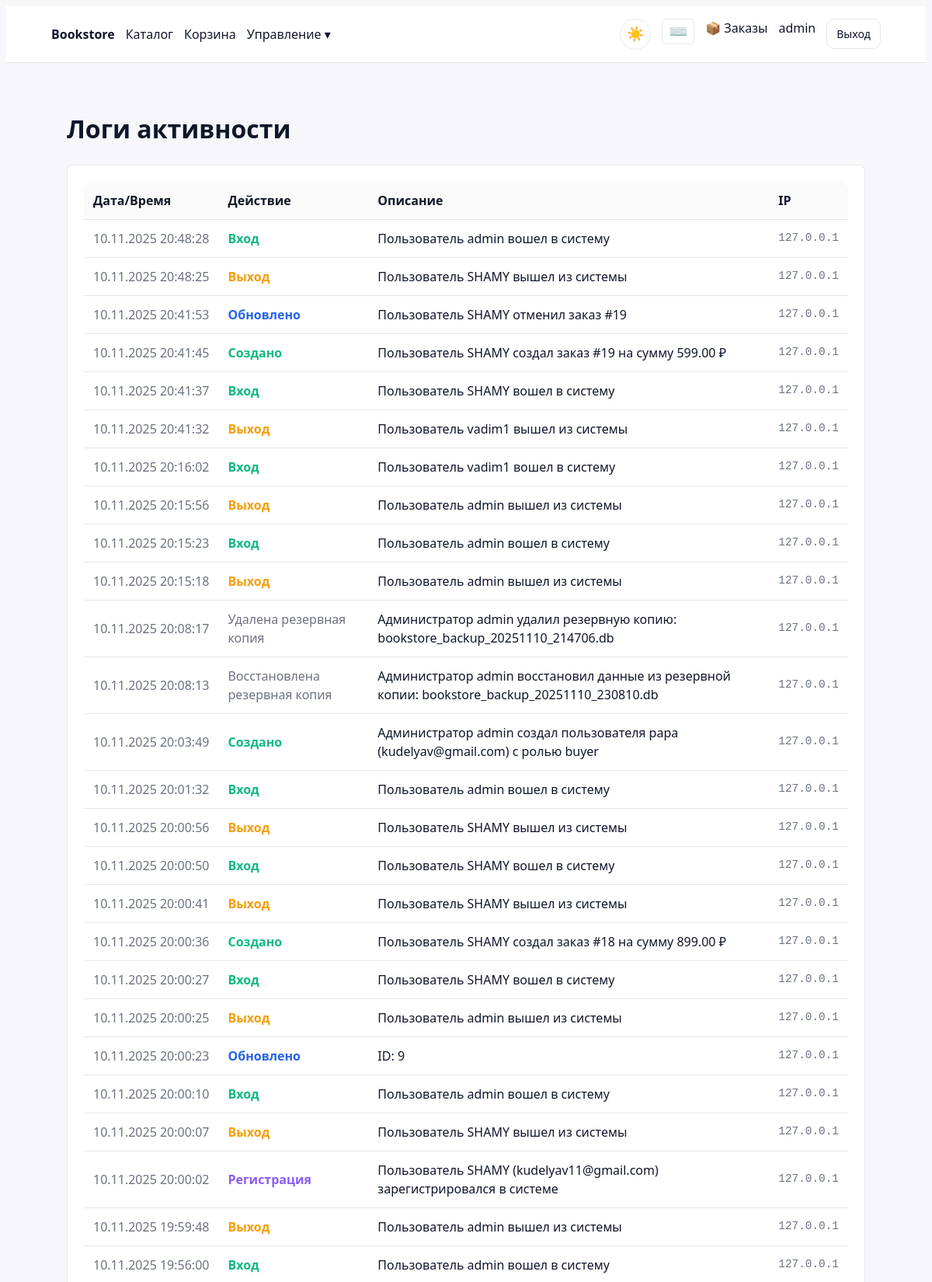
Screenshot of /profile/logs/ (signed in, upper part) with the database file from the repository.
### backend/apps/core/models.py (models this page shows, shortened)
class AuditLog(models.Model):
    ACTION_CHOICES = [
        ('created', 'Создано'),
        ('updated', 'Обновлено'),
        ('deleted', 'Удалено'),
        ('viewed', 'Просмотрено'),
        ('login', 'Вход в систему'),
        ('logout', 'Выход из системы'),
        ('registered', 'Регистрация'),
        ('backup_created', 'Создана резервная копия'),
        ('backup_restored', 'Восстановлена резервная копия'),
        ('backup_deleted', 'Удалена резервная копия'),
    ]
    action = models.CharField(max_length=100, choices=ACTION_CHOICES)
    actor = models.ForeignKey('auth.User', null=True, blank=True, on_delete=models.SET_NULL, related_name='audit_logs')
    content_type = models.ForeignKey(ContentType, on_delete=models.SET_NULL, null=True, blank=True)
    object_id = models.PositiveIntegerField(null=True, blank=True)
    content_object = GenericForeignKey('content_type', 'object_id')
    description = models.TextField(blank=True, help_text='Детальное описание действия пользователя')
    old_data = models.JSONField(null=True, blank=True)
    new_data = models.JSONField(null=True, blank=True)
    path = models.CharField(max_length=255, blank=True)
    method = models.CharField(max_length=10, blank=True)
    ip_address = models.GenericIPAddressField(null=True, blank=True)
    user_agent = models.TextField(blank=True)
    created_at = models.DateTimeField(auto_now_add=True)
    class Meta:
        ordering = ['-created_at']
        indexes = [
            models.Index(fields=['content_type', 'object_id']),
            models.Index(fields=['actor', 'created_at']),
            models.Index(fields=['action', 'created_at']),
        ]

### backend/apps/web/buyer_views.py (the view)
# urls.py: path('profile/logs/', buyer_views.user_activity_logs, name='user-activity-logs'),
@admin_required
def user_activity_logs(request):
    logs = AuditLog.objects.all().select_related('actor', 'content_type').order_by('-created_at')[:100]
    context = {
        'logs': logs,
    }
    return render(request, 'web/buyer/activity_logs.html', context)

### templates/web/buyer/activity_logs.html (shortened to what this page needs)
{% extends 'web/base.html' %}
{% block content %}
<div style="max-width: 1400px; margin: 0 auto; padding: 20px;">
	<h1>Логи активности</h1>
	<div style="background: #fff; padding: 20px; border-radius: 8px; border: 1px solid #e5e7eb; margin-top: 20px; overflow-x: auto;">
		<table style="width: 100%; border-collapse: collapse;">
			<thead style="background: #f9fafb;">
				<tr>
					<th style="padding: 12px; text-align: left; font-weight: 600;">Дата/Время</th>
					<th style="padding: 12px; text-align: left; font-weight: 600;">Действие</th>
					<th style="padding: 12px; text-align: left; font-weight: 600;">Описание</th>
					<th style="padding: 12px; text-align: left; font-weight: 600;">IP</th>
				</tr>
			</thead>
			<tbody>
				{% for log in logs %}
				<tr style="border-top: 1px solid #e5e7eb;">
					<td style="padding: 12px; color: #6b7280; white-space: nowrap;">
						{{ log.created_at|date:"d.m.Y H:i:s" }}
					</td>
					<td style="padding: 12px;">
						{% if log.action == 'created' %}
							<span style="color: #10b981; font-weight: 600;">Создано</span>
						{% elif log.action == 'updated' %}
							<span style="color: #2563eb; font-weight: 600;">Обновлено</span>
						{% elif log.action == 'deleted' %}
							<span style="color: #ef4444; font-weight: 600;">Удалено</span>
						{% elif log.action == 'viewed' %}
							<span style="color: #6b7280; font-weight: 600;">Просмотрено</span>
						{% elif log.action == 'login' %}
							<span style="color: #10b981; font-weight: 600;">Вход</span>
						{% elif log.action == 'logout' %}
							<span style="color: #f59e0b; font-weight: 600;">Выход</span>
						{% elif log.action == 'registered' %}
							<span style="color: #8b5cf6; font-weight: 600;">Регистрация</span>
						{% else %}
							<span style="color: #6b7280;">{{ log.get_action_display }}</span>
						{% endif %}
					</td>
					<td style="padding: 12px;">
						{% if log.description %}
							{{ log.description }}
						{% elif log.content_object %}
							{{ log.content_object }}
						{% elif log.object_id %}
							ID: {{ log.object_id }}
						{% else %}
							—
						{% endif %}
					</td>
					<td style="padding: 12px; color: #6b7280; font-family: monospace; font-size: 0.9em;">
						{{ log.ip_address|default:"—" }}
					</td>
				</tr>
				{% empty %}
				<tr>
					<td colspan="4" style="padding: 40px; text-align: center; color: #6b7280;">
						Логов пока нет
					</td>
				</tr>
				{% endfor %}
			</tbody>
		</table>
	</div>
</div>
{% endblock %}

### templates/web/base.html (shortened to what this page needs)
{% load static %}
<!doctype html>
<html lang="ru">
<head>
	<link rel="stylesheet" href="https://cdn.jsdelivr.net/npm/modern-normalize/modern-normalize.css">
	<link rel="stylesheet" href="{% static 'styles.css' %}">
</head>
<body class="light"
	  data-is-authenticated="{% if request.user.is_authenticated %}true{% else %}false{% endif %}"
	  data-is-staff="{% if request.user.is_staff %}true{% else %}false{% endif %}">
	<header class="header">
		<div class="nav container">
			<ul class="nav-left">
				<li class="brand"><a href="/">Bookstore</a></li>
				<li><a href="/catalog/">Каталог</a></li>
				<li><a href="/cart/">Корзина</a></li>
				{% if request.user.is_authenticated %}
					{% if request.user.profile.role == 'admin' or request.user.is_staff %}
					<li class="dropdown">
						<a href="#">Управление ▾</a>
					</li>
					{% endif %}
				{% endif %}
			</ul>
			<ul class="nav-right">
				<li>
					<button id="help-btn" class="btn-ghost" style="padding: 4px 8px; font-size: 1.2em; border: 1px solid var(--border); border-radius: 6px; cursor: pointer; background: var(--card);" title="Горячие клавиши (Ctrl+?)">⌨️</button>
				</li>
				{% if request.user.is_authenticated %}
				<li><a href="/orders/">📦 Заказы</a></li>
				<li><a href="/profile/">{{ request.user.username }}</a></li>
				<li><a class="btn btn-ghost" href="/logout/">Выход</a></li>
				{% else %}
				<li><a class="btn btn-ghost" href="/login/">Вход</a></li>
				<li><a class="btn" href="/register/">Регистрация</a></li>
				{% endif %}
			</ul>
		</div>
	</header>
	<main class="container main">
		{% block content %}{% endblock %}
	</main>
</body>
</html>

### static/styles.css (style rules this page uses)
:root { --bg:#f7f7fb;--card:#ffffff;--text:#0f172a;--muted:#64748b;--primary:#2563eb;--border:#e5e7eb; --radius:12px;--shadow:0 4px 24px rgba(15,23,42,.06); }
* { box-sizing:border-box }
html,body { height:100% }
body.light { background:var(--bg);color:var(--text);font:16px/1.5 system-ui,-apple-system,Segoe UI,Roboto,Ubuntu,Cantarell,Noto Sans,sans-serif }
.container { max-width:1100px;margin:0 auto;padding:16px }
@media (min-width: 1025px) { .container { max-width:1100px;padding:16px } }
.header { background:#ffffff;border-bottom:1px solid var(--border) }
.nav { display:flex;justify-content:space-between;align-items:center }
.nav ul { display:flex;gap:14px;margin:0;padding:0;list-style:none }
.nav .brand a { font-weight:700 }
.nav a { color:var(--text);text-decoration:none }
.nav .dropdown { position:relative }
.main { padding-top:20px }
button,.btn { display:inline-block;padding:8px 12px;border-radius:10px;border:1px solid var(--primary);background:var(--primary);color:#fff;cursor:pointer;font-size:14px }
.btn-ghost { background:#fff;border-color:var(--border);color:var(--text) }
table { width:100%;border-collapse:collapse;background:#fff;border:1px solid var(--border);border-radius:12px;overflow:hidden }
th,td { padding:10px 12px;border-bottom:1px solid var(--border);text-align:left }
th { background:#fafafa;color:#111827 }

### rows the page displays
AuditLog: created_at "10.11.2025 20:48:28", action "Вход", description "Пользователь admin вошел в систему", ip_address "127.0.0.1"
AuditLog: created_at "10.11.2025 20:48:25", action "Выход", description "Пользователь SHAMY вышел из системы", ip_address "127.0.0.1"
AuditLog: created_at "10.11.2025 20:41:53", action "Обновлено", description "Пользователь SHAMY отменил заказ #19", ip_address "127.0.0.1"
AuditLog: created_at "10.11.2025 20:41:45", action "Создано", description "Пользователь SHAMY создал заказ #19 на сумму 599.00 ₽", ip_address "127.0.0.1"
AuditLog: created_at "10.11.2025 20:41:37", action "Вход", description "Пользователь SHAMY вошел в систему", ip_address "127.0.0.1"
AuditLog: created_at "10.11.2025 20:41:32", action "Выход", description "Пользователь vadim1 вышел из системы", ip_address "127.0.0.1"
AuditLog: created_at "10.11.2025 20:16:02", action "Вход", description "Пользователь vadim1 вошел в систему", ip_address "127.0.0.1"
AuditLog: created_at "10.11.2025 20:15:56", action "Выход", description "Пользователь admin вышел из системы", ip_address "127.0.0.1"
AuditLog: created_at "10.11.2025 20:15:23", action "Вход", description "Пользователь admin вошел в систему", ip_address "127.0.0.1"
AuditLog: created_at "10.11.2025 20:15:18", action "Выход", description "Пользователь admin вышел из системы", ip_address "127.0.0.1"
AuditLog: created_at "10.11.2025 20:08:17", action "Удалена резервная копия", description "Администратор admin удалил резервную копию: bookstore_backup_20251110_214706.db", ip_address "127.0.0.1"
AuditLog: created_at "10.11.2025 20:08:13", action "Восстановлена резервная копия", description "Администратор admin восстановил данные из резервной копии: bookstore_backup_20251110_230810.db", ip_address "127.0.0.1"
AuditLog: created_at "10.11.2025 20:03:49", action "Создано", description "Администратор admin создал пользователя papa (kudelyav@gmail.com) с ролью buyer", ip_address "127.0.0.1"
AuditLog: created_at "10.11.2025 20:01:32", action "Вход", description "Пользователь admin вошел в систему", ip_address "127.0.0.1"
AuditLog: created_at "10.11.2025 20:00:56", action "Выход", description "Пользователь SHAMY вышел из системы", ip_address "127.0.0.1"
AuditLog: created_at "10.11.2025 20:00:50", action "Вход", description "Пользователь SHAMY вошел в систему", ip_address "127.0.0.1"
AuditLog: created_at "10.11.2025 20:00:41", action "Выход", description "Пользователь SHAMY вышел из системы", ip_address "127.0.0.1"
AuditLog: created_at "10.11.2025 20:00:36", action "Создано", description "Пользователь SHAMY создал заказ #18 на сумму 899.00 ₽", ip_address "127.0.0.1"
AuditLog: created_at "10.11.2025 20:00:27", action "Вход", description "Пользователь SHAMY вошел в систему", ip_address "127.0.0.1"
AuditLog: created_at "10.11.2025 20:00:25", action "Выход", description "Пользователь admin вышел из системы", ip_address "127.0.0.1"
AuditLog: created_at "10.11.2025 20:00:23", action "Обновлено", object_id "9", ip_address "127.0.0.1"
AuditLog: created_at "10.11.2025 20:00:10", action "Вход", description "Пользователь admin вошел в систему", ip_address "127.0.0.1"
AuditLog: created_at "10.11.2025 20:00:07", action "Выход", description "Пользователь SHAMY вышел из системы", ip_address "127.0.0.1"
AuditLog: created_at "10.11.2025 20:00:02", action "Регистрация", description "Пользователь SHAMY (kudelyav11@gmail.com) зарегистрировался в системе", ip_address "127.0.0.1"
AuditLog: created_at "10.11.2025 19:59:48", action "Выход", description "Пользователь admin вышел из системы", ip_address "127.0.0.1"
AuditLog: created_at "10.11.2025 19:56:00", action "Вход", description "Пользователь admin вошел в систему", ip_address "127.0.0.1"

### other values shown
{{ request.user.username }} "admin"
